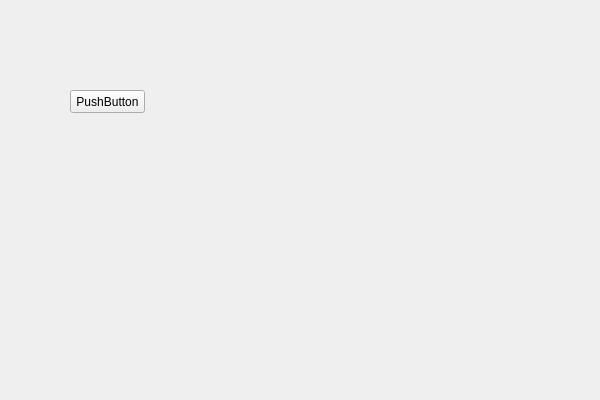
<?xml version="1.0" encoding="UTF-8"?>
<ui version="4.0">
 <class>HttpDemoClass</class>
 <widget class="QWidget" name="HttpDemoClass">
  <property name="geometry">
   <rect>
    <x>0</x>
    <y>0</y>
    <width>600</width>
    <height>400</height>
   </rect>
  </property>
  <property name="windowTitle">
   <string>HttpDemo</string>
  </property>
  <widget class="QPushButton" name="pushButton">
   <property name="geometry">
    <rect>
     <x>70</x>
     <y>90</y>
     <width>75</width>
     <height>23</height>
    </rect>
   </property>
   <property name="text">
    <string>PushButton</string>
   </property>
  </widget>
 </widget>
 <layoutdefault spacing="6" margin="11"/>
 <resources>
  <include location="HttpDemo.qrc"/>
 </resources>
 <connections/>
</ui>
